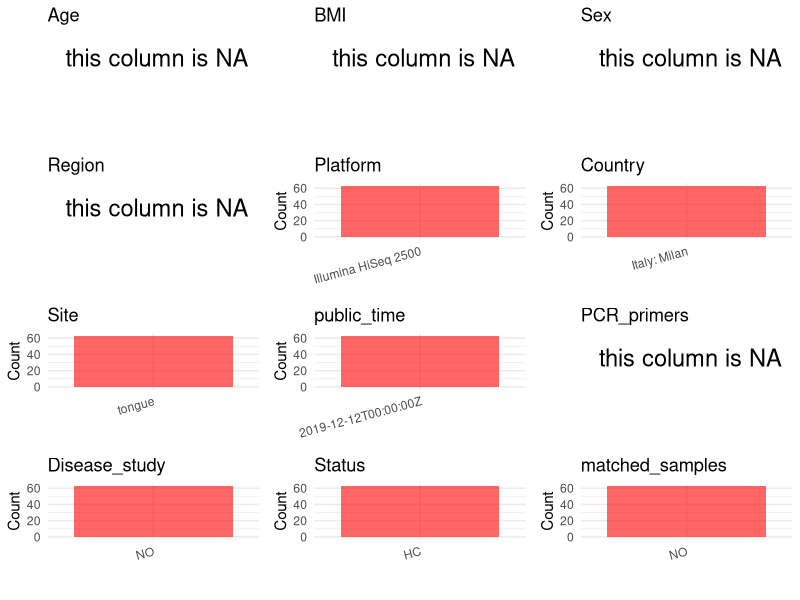

Reproduce this figure in R. (Note: this script raises an error after producing the figure.)
## ---- chunk 1
# Load necessary libraries
library(dplyr)
library(ggplot2)
library(cowplot)
# Set working directory (update this path to your local directory)
setwd("/Users/dongbiao/Documents/oral/global-oral-microbiome/data/projects/PRJEB28769/")

# Read the initial metadata files
initial_meta<-read.csv("SraRunTable.csv",header = T)

head(initial_meta)
## ---- chunk 2
# Create a uniform metadata dataframe
metadata <- data.frame(
  BioProject = initial_meta$BioProject,
  Run = initial_meta$Run,
  sample_name = initial_meta$Sample_name,
  Age = NA,
  BMI = NA,
  Sex=NA,
  Region = NA,
  Platform = initial_meta$Instrument,
  Country = "Italy: Milan",
  Site = "tongue",
  public_time = initial_meta$ReleaseDate,
  stringsAsFactors = FALSE
)
## ---- chunk 3
# Add information obtained from the publication
metadata$PCR_primers <- NA
metadata$title <- "Exploring Associations between Interindividual Differences in Taste Perception Oral Microbiota Composition and Reported Food Intake"
metadata$Disease_study <- "NO"

# Assign disease status based on sample_name patterns
metadata$Status <- "HC"

# Create matched_samples column
metadata$matched_samples <- "NO"

# Check initial data distribution
cat("Initial sample distribution:\n")
table(metadata$sample_name)
table(metadata$Site)
## ---- chunk 4
# Check the number of unique runs and sample names
print(paste("Number of unique runs:", length(unique(metadata$Run))))
print(paste("Number of unique sample names:", length(unique(metadata$sample_name))))
## ---- chunk 5
# Select columns for visualization
plot_data <- metadata %>%
  select(-BioProject, -Run, -sample_name, -title)

# Function to create simple plots for each column
create_simple_plots <- function(data) {
  plots <- list()
  
  for (col in colnames(data)) {
    # Check if the column is all NA
    if (all(is.na(data[[col]]))) {
      # Create an empty plot with text indicating all NA
      p <- ggplot() +
        annotate("text", x = 0.5, y = 0.5, label = "this column is NA", size = 6) +
        labs(title = col) +
        theme_void()
    } else if (is.numeric(data[[col]])) {
      # Numeric variable: histogram
      p <- ggplot(data, aes(x = .data[[col]])) +
        geom_histogram(fill = "blue", alpha = 0.6, bins = 20, na.rm = TRUE) +
        labs(title = col) +
        theme_minimal()
    } else {
      # Categorical variable: bar plot (remove NA values)
      count_data <- as.data.frame(table(data[[col]], useNA = "ifany"))
      p <- ggplot(count_data, aes(x = reorder(Var1, -Freq), y = Freq)) +
        geom_col(fill = "red", alpha = 0.6) +
        labs(title = col, x = NULL, y = "Count") +
        theme_minimal() +
        theme(axis.text.x = element_text(angle = 15, hjust = 1))
    }
    plots[[col]] <- p
  }
  
  return(plots)
}

# Generate and arrange plots
plots <- create_simple_plots(plot_data)
p<-plot_grid(plots$Age, 
          plots$BMI, 
          plots$Sex, 
          plots$Region, 
          plots$Platform, 
          plots$Country, 
          plots$Site,
          plots$public_time, 
          plots$PCR_primers,
          plots$Disease_study,
          plots$Status,
          plots$matched_samples,# add 
          ncol = 3, align = "hv", axis = "lb")
ggsave("Metadata_Summary.png", plot = p, width = 8, height = 6, dpi = 150)
## ---- chunk 6
knitr::include_graphics("Metadata_Summary.png")
## ---- chunk 7
# Reorder columns to match the desired format
metadata <- metadata[, c(
  "BioProject", "Run", "sample_name", "Age", "BMI", "Sex", 
  "Region", "Platform", "Country", "Site", "public_time", 
  "PCR_primers", "title", "Disease_study", "Status","matched_samples"
)]

# Export the uniform metadata to a CSV file
write.csv(metadata, file = "metadata.csv", quote = FALSE)
head(metadata)
